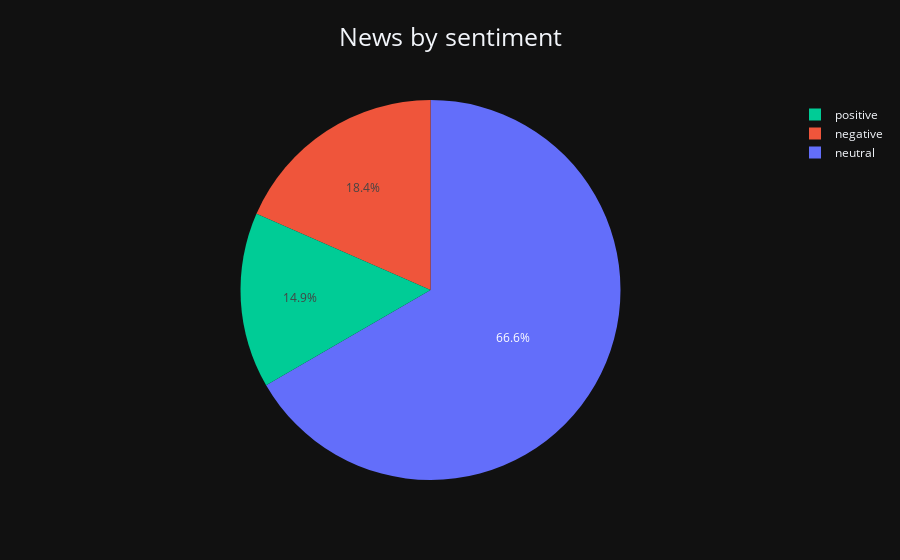

The notebook cell this image was saved under:
### Code cell
sent_pie(df_poly, 'count', 'title_finBERT', "News by sentiment").show()

### Figure 1 — Plotly figure (JSON) as saved in the notebook; plotly's stock layout.template omitted (floating-point values rounded to 4 significant figures)
{"data": [{"domain": {"x": [0, 1], "y": [0, 1]}, "hovertemplate": "title_finBERT=%{label}<br>count=%{value}<extra></extra>", "labels": ["negative", "neutral", "positive", "negative", "neutral", "positive", "negative", "neutral", "positive"], "legendgroup": "", "name": "", "showlegend": true, "type": "pie", "values": [87, 313, 80, 123, 462, 98, 27, 82, 14]}], "layout": {"legend": {"tracegroupgap": 0, "traceorder": "reversed"}, "title": {"font": {"size": 25}, "text": "News by sentiment", "x": 0.5, "xanchor": "center", "y": 0.95, "yanchor": "top"}}}
